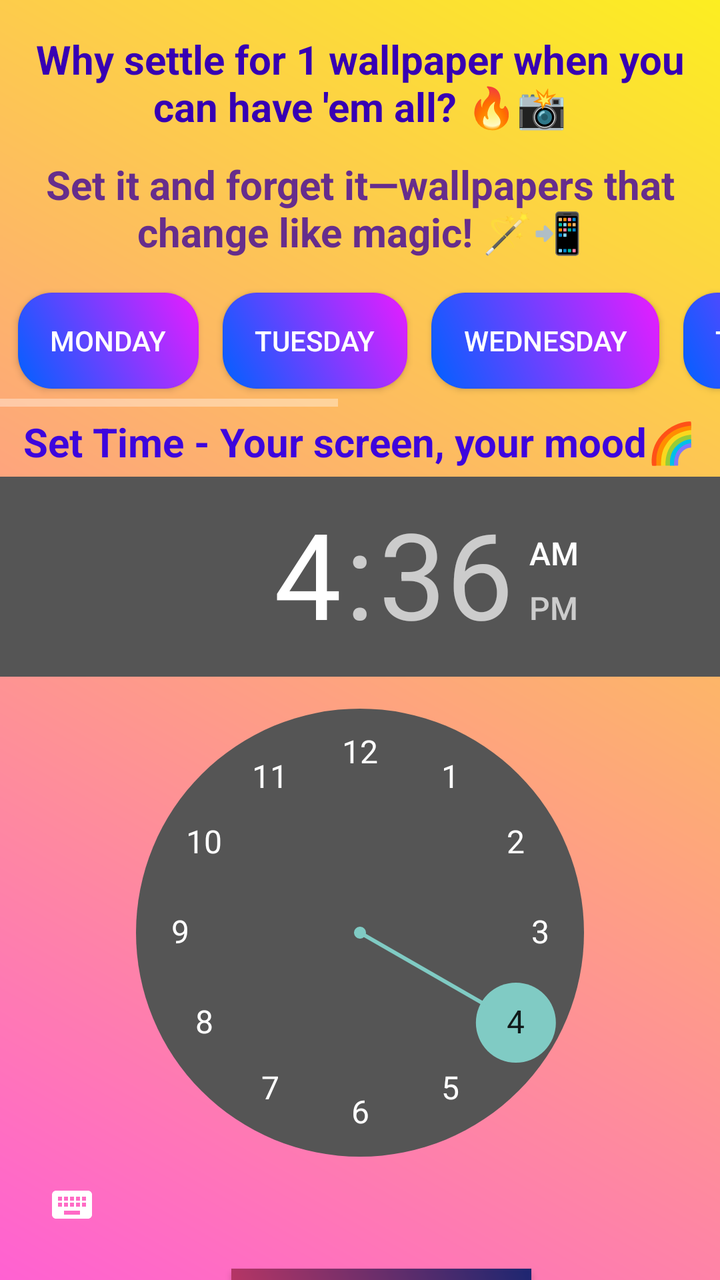
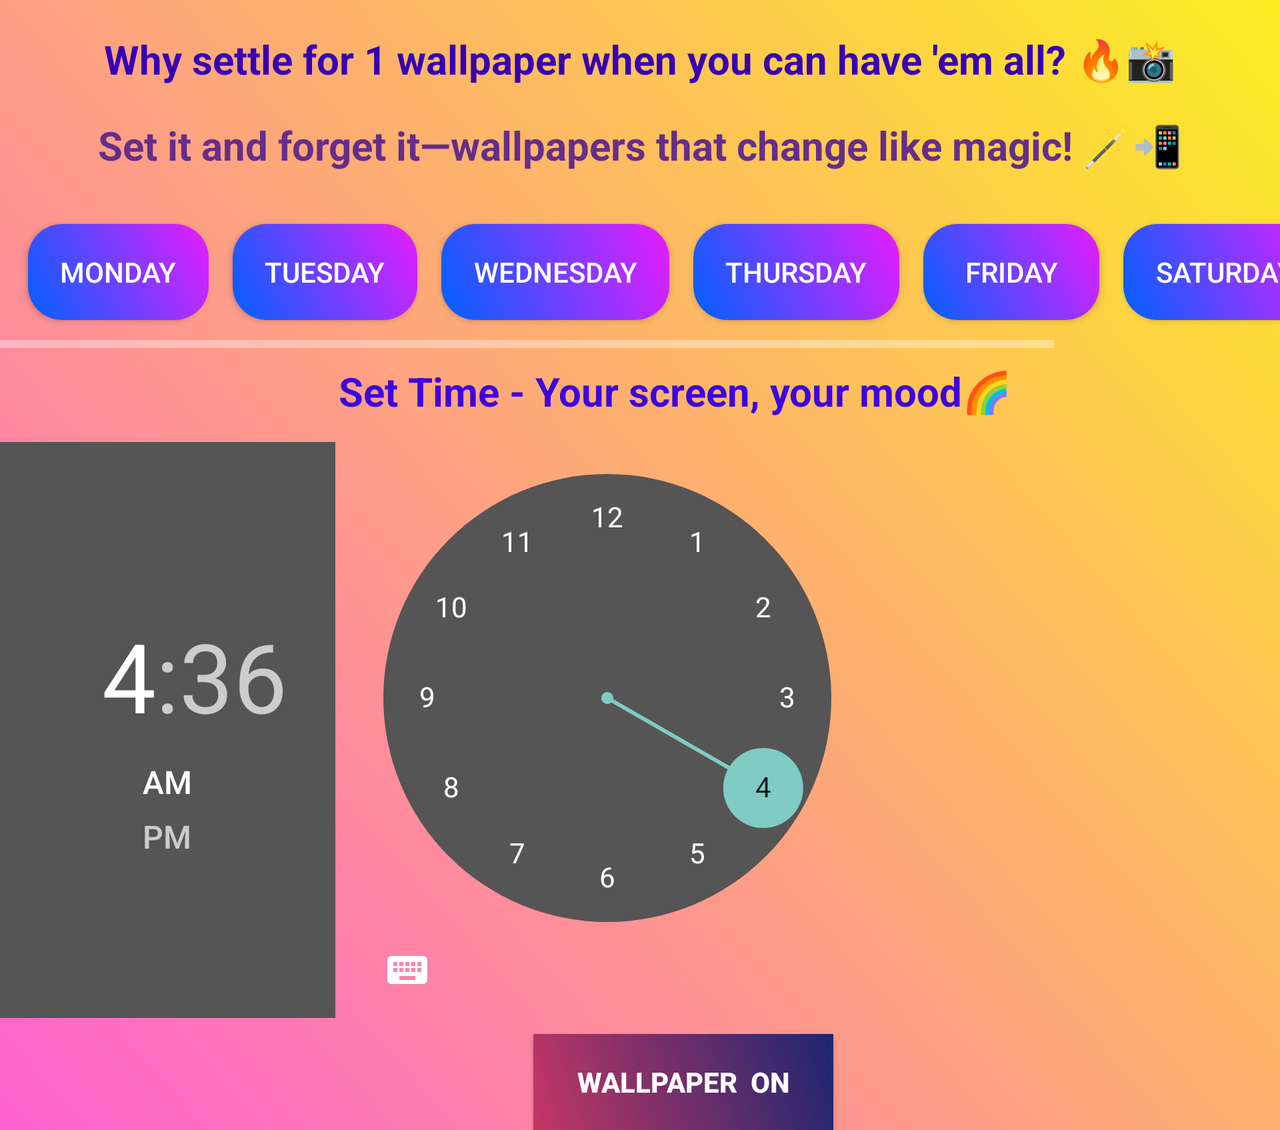

An Android layout and its configuration variant, each rendered on a device that would load it. The default file and the variant file are quoted in full after the pictures.
<!-- AndroidManifest.xml: activity theme Theme.AppCompat -->
<!-- res/layout/activity_main.xml -->
<?xml version="1.0" encoding="utf-8"?>
<androidx.constraintlayout.widget.ConstraintLayout
    xmlns:android="http://schemas.android.com/apk/res/android"
    xmlns:app="http://schemas.android.com/apk/res-auto"
    xmlns:tools="http://schemas.android.com/tools"
    android:layout_width="match_parent"
    android:layout_height="match_parent"
    android:background="@drawable/background_gradient"
    tools:context=".MainActivity">

    


    


    

    

    

    

    <TextView
        android:id="@+id/timeChoose"
        android:layout_width="wrap_content"
        android:layout_height="wrap_content"
        android:layout_marginTop="16dp"
        android:gravity="center"
        android:text="Why settle for 1 wallpaper when you can have 'em all? 🔥📸"
        android:textAlignment="center"

        android:textColor="@color/purple_700"
        android:textSize="20dp"
        android:textStyle="bold"
        app:layout_constraintEnd_toEndOf="parent"
        app:layout_constraintStart_toStartOf="parent"
        app:layout_constraintTop_toTopOf="parent" />

    <TextView
        android:id="@+id/addImageHeading"
        android:layout_width="wrap_content"
        android:layout_height="wrap_content"

        android:layout_marginTop="12dp"
        android:gravity="center"
        android:text="Set it and forget it—wallpapers that change like magic! 🪄📲"
        android:textAlignment="center"
        android:textColor="#662D8C"
        android:textSize="20dp"
        android:textStyle="bold"
        app:layout_constraintEnd_toEndOf="parent"
        app:layout_constraintHorizontal_bias="0.0"
        app:layout_constraintStart_toStartOf="parent"
        app:layout_constraintTop_toBottomOf="@+id/timeChoose" />

    <HorizontalScrollView
        android:id="@+id/daysScrollView"
        android:layout_width="match_parent"
        android:layout_height="wrap_content"
        android:layout_marginTop="8dp"
        app:layout_constraintEnd_toEndOf="parent"
        app:layout_constraintHorizontal_bias="0.0"
        app:layout_constraintStart_toStartOf="parent"
        app:layout_constraintTop_toBottomOf="@id/addImageHeading">

        <LinearLayout
            android:layout_width="wrap_content"
            android:layout_height="wrap_content"
            android:gravity="center"
            android:orientation="horizontal"
            android:padding="3dp">

            

            <Button
                android:id="@+id/mondayButton"
                android:layout_width="wrap_content"
                android:layout_height="wrap_content"
                android:layout_margin="6dp"
                android:background="@drawable/selector_button"
                android:text="Monday"
                android:textColor="@android:color/white" />

            <Button
                android:id="@+id/tuesdayButton"
                android:layout_width="wrap_content"
                android:layout_height="wrap_content"
                android:layout_margin="6dp"
                android:background="@drawable/selector_button"
                android:text="Tuesday"
                android:textColor="@android:color/white" />

            <Button
                android:id="@+id/wednesdayButton"
                android:layout_width="wrap_content"
                android:layout_height="wrap_content"
                android:layout_margin="6dp"
                android:background="@drawable/selector_button"
                android:text="Wednesday"
                android:textColor="@android:color/white" />

            <Button
                android:id="@+id/thursdayButton"
                android:layout_width="wrap_content"
                android:layout_height="wrap_content"
                android:layout_margin="6dp"
                android:background="@drawable/selector_button"
                android:text="Thursday"
                android:textColor="@android:color/white" />

            <Button
                android:id="@+id/fridayButton"
                android:layout_width="wrap_content"
                android:layout_height="wrap_content"
                android:layout_margin="6dp"
                android:background="@drawable/selector_button"
                android:text="Friday"
                android:textColor="@android:color/white" />

            <Button
                android:id="@+id/saturdayButton"
                android:layout_width="wrap_content"
                android:layout_height="wrap_content"
                android:layout_margin="6dp"
                android:background="@drawable/selector_button"
                android:text="Saturday"
                android:textColor="@android:color/white" />

            <Button
                android:id="@+id/sundayButton"
                android:layout_width="wrap_content"
                android:layout_height="wrap_content"
                android:layout_margin="6dp"
                android:background="@drawable/selector_button"
                android:text="Sunday"
                android:textColor="@android:color/white" />

        </LinearLayout>
    </HorizontalScrollView>

    <TextView
        android:id="@+id/timePickerLabel"
        android:layout_width="wrap_content"
        android:layout_height="wrap_content"
        android:layout_marginTop="4dp"
        android:gravity="center"
        android:text="Set Time - Your screen, your mood🌈"
        android:textColor="#3d05dd"
        android:textSize="20dp"
        android:textStyle="bold"
        app:layout_constraintEnd_toEndOf="parent"
        app:layout_constraintStart_toStartOf="parent"
        app:layout_constraintTop_toBottomOf="@id/daysScrollView" />

    <TimePicker
        android:id="@+id/timePicker"
        android:layout_width="wrap_content"
        android:layout_height="wrap_content"
        android:layout_marginTop="4dp"
        android:backgroundTint="@color/teal_700"
        app:layout_constraintEnd_toEndOf="parent"
        app:layout_constraintHorizontal_bias="0.0"
        app:layout_constraintStart_toStartOf="parent"
        app:layout_constraintTop_toBottomOf="@id/timePickerLabel" />

    <ToggleButton
        android:id="@+id/toggleButton"
        android:layout_width="150dp"
        android:layout_height="wrap_content"
        android:layout_marginTop="8dp"
        android:background="@drawable/button_background_gradient"
        android:textOff="Wallpaper  ON"
        android:textOn="Wallpaper  OFF"
        android:textStyle="bold"

        app:layout_constraintBottom_toBottomOf="parent"
        app:layout_constraintEnd_toEndOf="parent"
        app:layout_constraintHorizontal_bias="0.551"
        app:layout_constraintStart_toStartOf="parent"
        app:layout_constraintTop_toBottomOf="@id/timePicker"
        app:layout_constraintVertical_bias="0.0" />

</androidx.constraintlayout.widget.ConstraintLayout>
<!-- resources referenced by this layout -->
<resources>
  <!-- drawable background_gradient (drawable) -->
  <?xml version="1.0" encoding="utf-8"?>
  <shape xmlns:android="http://schemas.android.com/apk/res/android">
      <gradient
          android:startColor="#FF61D2"
          android:endColor="#FCEE21"
          android:angle="45"/>
      <corners android:radius="0dp"/> 
  </shape>
  <!-- drawable button_background_gradient (drawable) -->
  <?xml version="1.0" encoding="utf-8"?>
  <shape xmlns:android="http://schemas.android.com/apk/res/android">
      <gradient
          android:startColor="#C33764"
          android:endColor="#1D2671"
          android:angle="45"/>
  </shape>
  <!-- drawable selector_button (drawable) -->
  <?xml version="1.0" encoding="utf-8"?>
  <shape xmlns:android="http://schemas.android.com/apk/res/android">
      <gradient
          android:startColor="#0061ff"
          android:endColor="#e81cff"
          android:angle="45"/> 
      <corners android:radius="17dp"/> 
      <padding
          android:left="16dp"
          android:right="16dp"
          android:top="8dp"
          android:bottom="8dp"/>
  </shape>
</resources>
<!-- res/layout-land/activity_main.xml (the repository's variant of the layout above) -->
<!-- drawn on the phone turned sideways -->
<?xml version="1.0" encoding="utf-8"?>
<ScrollView xmlns:android="http://schemas.android.com/apk/res/android"
    android:layout_width="match_parent"
    android:layout_height="match_parent"
    android:scrollbarThumbVertical="@drawable/custom_scrollbar"
    android:fadeScrollbars="false"
    android:fillViewport="true">

    <androidx.constraintlayout.widget.ConstraintLayout
        xmlns:android="http://schemas.android.com/apk/res/android"
        xmlns:app="http://schemas.android.com/apk/res-auto"
        xmlns:tools="http://schemas.android.com/tools"
        android:layout_width="match_parent"
        android:layout_height="match_parent"
        android:background="@drawable/background_gradient"
        tools:context=".MainActivity">

        


        


        

        

        

        

        <TextView
            android:id="@+id/timeChoose"
            android:layout_width="wrap_content"
            android:layout_height="wrap_content"
            android:layout_marginTop="16dp"
            android:gravity="center"
            android:text="Why settle for 1 wallpaper when you can have 'em all? 🔥📸"
            android:textAlignment="center"

            android:textColor="@color/purple_700"
            android:textSize="20dp"
            android:textStyle="bold"
            app:layout_constraintEnd_toEndOf="parent"
            app:layout_constraintStart_toStartOf="parent"
            app:layout_constraintTop_toTopOf="parent" />

        <TextView
            android:id="@+id/addImageHeading"
            android:layout_width="wrap_content"
            android:layout_height="wrap_content"

            android:layout_marginTop="16dp"
            android:gravity="center"
            android:text="Set it and forget it—wallpapers that change like magic! 🪄📲"
            android:textAlignment="center"
            android:textColor="#662D8C"
            android:textSize="20dp"
            android:textStyle="bold"
            app:layout_constraintEnd_toEndOf="parent"
            app:layout_constraintStart_toStartOf="parent"
            app:layout_constraintTop_toBottomOf="@+id/timeChoose" />

        <HorizontalScrollView
            android:id="@+id/daysScrollView"
            android:layout_width="match_parent"
            android:layout_height="wrap_content"


            android:layout_marginTop="12dp"
            app:layout_constraintEnd_toEndOf="parent"
            app:layout_constraintHorizontal_bias="0.0"
            app:layout_constraintStart_toStartOf="parent"
            app:layout_constraintTop_toBottomOf="@id/addImageHeading">

            <LinearLayout
                android:layout_width="wrap_content"
                android:layout_height="wrap_content"
                android:gravity="center"
                android:orientation="horizontal"
                android:padding="8dp">

                

                <Button
                    android:id="@+id/mondayButton"
                    android:layout_width="wrap_content"
                    android:layout_height="wrap_content"
                    android:layout_margin="6dp"
                    android:background="@drawable/selector_button"
                    android:text="Monday"
                    android:textColor="@android:color/white" />

                <Button
                    android:id="@+id/tuesdayButton"
                    android:layout_width="wrap_content"
                    android:layout_height="wrap_content"
                    android:layout_margin="6dp"
                    android:background="@drawable/selector_button"
                    android:text="Tuesday"
                    android:textColor="@android:color/white" />

                <Button
                    android:id="@+id/wednesdayButton"
                    android:layout_width="wrap_content"
                    android:layout_height="wrap_content"
                    android:layout_margin="6dp"
                    android:background="@drawable/selector_button"
                    android:text="Wednesday"
                    android:textColor="@android:color/white" />

                <Button
                    android:id="@+id/thursdayButton"
                    android:layout_width="wrap_content"
                    android:layout_height="wrap_content"
                    android:layout_margin="6dp"
                    android:background="@drawable/selector_button"
                    android:text="Thursday"
                    android:textColor="@android:color/white" />

                <Button
                    android:id="@+id/fridayButton"
                    android:layout_width="wrap_content"
                    android:layout_height="wrap_content"
                    android:layout_margin="6dp"
                    android:background="@drawable/selector_button"
                    android:text="Friday"
                    android:textColor="@android:color/white" />

                <Button
                    android:id="@+id/saturdayButton"
                    android:layout_width="wrap_content"
                    android:layout_height="wrap_content"
                    android:layout_margin="6dp"
                    android:background="@drawable/selector_button"
                    android:text="Saturday"
                    android:textColor="@android:color/white" />

                <Button
                    android:id="@+id/sundayButton"
                    android:layout_width="wrap_content"
                    android:layout_height="wrap_content"
                    android:layout_margin="6dp"
                    android:background="@drawable/selector_button"
                    android:text="Sunday"
                    android:textColor="@android:color/white" />

            </LinearLayout>
        </HorizontalScrollView>

        <TextView
            android:id="@+id/timePickerLabel"
            android:layout_width="wrap_content"
            android:layout_height="wrap_content"
            android:layout_marginTop="8dp"
            android:gravity="center"
            android:text="Set Time - Your screen, your mood🌈"
            android:textColor="#3d05dd"
            android:textSize="20dp"
            android:textStyle="bold"
            app:layout_constraintEnd_toEndOf="parent"
            app:layout_constraintHorizontal_bias="0.559"
            app:layout_constraintStart_toStartOf="parent"
            app:layout_constraintTop_toBottomOf="@id/daysScrollView" />

        <TimePicker
            android:id="@+id/timePicker"
            android:layout_width="wrap_content"
            android:layout_height="wrap_content"
            android:layout_marginTop="12dp"
            android:backgroundTint="@color/teal_700"
            app:layout_constraintEnd_toEndOf="parent"
            app:layout_constraintHorizontal_bias="0.0"
            app:layout_constraintStart_toStartOf="parent"
            app:layout_constraintTop_toBottomOf="@id/timePickerLabel" />

        <ToggleButton
            android:id="@+id/toggleButton"
            android:layout_width="150dp"
            android:layout_height="wrap_content"
            android:layout_marginTop="8dp"
            android:background="@drawable/button_background_gradient"
            android:textOff="Wallpaper  ON"
            android:textOn="Wallpaper  OFF"
            android:textStyle="bold"

            app:layout_constraintBottom_toBottomOf="parent"
            app:layout_constraintEnd_toEndOf="parent"
            app:layout_constraintHorizontal_bias="0.544"
            app:layout_constraintStart_toStartOf="parent"
            app:layout_constraintTop_toBottomOf="@id/timePicker"
            app:layout_constraintVertical_bias="0.0" />

    </androidx.constraintlayout.widget.ConstraintLayout>

</ScrollView>
<!-- resources referenced by the variant -->
<!-- as the phone turned sideways resolves them -->
<resources>
  <!-- drawable background_gradient (drawable) -->
  <?xml version="1.0" encoding="utf-8"?>
  <shape xmlns:android="http://schemas.android.com/apk/res/android">
      <gradient
          android:startColor="#FF61D2"
          android:endColor="#FCEE21"
          android:angle="45"/>
      <corners android:radius="0dp"/> 
  </shape>
  <!-- drawable button_background_gradient (drawable) -->
  <?xml version="1.0" encoding="utf-8"?>
  <shape xmlns:android="http://schemas.android.com/apk/res/android">
      <gradient
          android:startColor="#C33764"
          android:endColor="#1D2671"
          android:angle="45"/>
  </shape>
  <!-- drawable custom_scrollbar (drawable) -->
  <?xml version="1.0" encoding="utf-8"?>
  <shape xmlns:android="http://schemas.android.com/apk/res/android"
      android:shape="rectangle">
      <solid android:color="#964B00" /> 
      <corners android:radius="5dp" />
  </shape>
  <!-- drawable selector_button (drawable) -->
  <?xml version="1.0" encoding="utf-8"?>
  <shape xmlns:android="http://schemas.android.com/apk/res/android">
      <gradient
          android:startColor="#0061ff"
          android:endColor="#e81cff"
          android:angle="45"/> 
      <corners android:radius="17dp"/> 
      <padding
          android:left="16dp"
          android:right="16dp"
          android:top="8dp"
          android:bottom="8dp"/>
  </shape>
</resources>
